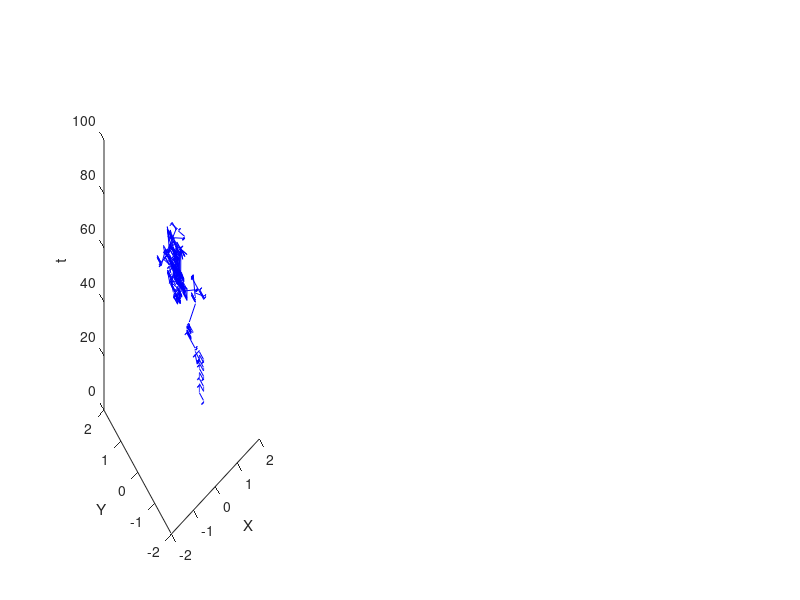

MATLAB code for this plot: (Note: this script raises an error after producing the figure.)
%% Import .csv File
clc, close all, clear all, format compact
track_cells = csvread("C1-movie-3_cp_masks_notdo3d-Coordinates.csv");

%% Analysis
clc, clearvars -except track_cells

id = 1;% cell number to analyse (out of 2)

figure

ii=1;
for M = [1,5,20]% Downsampling factor
    
    if(id==2)
        M = 2*M;% values are spaced in this column
    end


    x_1 = track_cells(1:M:end,3*id-1);% x position of cell id
    y_1 = track_cells(1:M:end,3*id);% y position of cell id
    
    xnorm_1 = zscore(x_1);% normalised data
    ynorm_1 = zscore(y_1);

    N = length(xnorm_1);
    t = linspace(0,100,N);

%     subplot(1,3,ii)
%     plot(x1,y1,'b');% Plot 2D path
%     xlabel("X"),ylabel("Y")
%     title("2D path of cell 1: M="+M)
%     grid minor
    
    subplot(1,3,ii)
    plot3(xnorm_1,ynorm_1,t,'b');% Plot 2D path through time
    xlabel("X"),ylabel("Y"),zlabel("t")
    title("Normalised 2D path of cell "+id+": M="+M)
    grid minor

    ii = ii+1;
end

%% Deep Analysis

id = 1;

M = 1
if(id==2)
    M = 2*M;% values are spaced in this column
end

x_1 = track_cells(1:M:end,3*id-1);% x position of cell 1
y_1 = track_cells(1:M:end,3*id);% y position of cell 1

xnorm_1 = zscore(x_1);% normalised data
ynorm_1 = zscore(y_1);



%% Plot Autocorrelation function of data
figure

% x positions
subplot(2,2,1)
[Rx lags] = xcorr(x_1,'unbiased');
stem(lags,Rx,'Marker','.')
xlabel("Correlation Lag (\tau)")
ylabel("Correlation")
title("ACF of posX: cell "+id)
grid minor
subplot(2,2,2)
[Rx lags] = xcorr(xnorm_1,'unbiased');
stem(lags,Rx,'Marker','.')
xlabel("Correlation Lag (\tau)")
ylabel("Correlation")
title("ACF of Normalized posX: cell "+id)
grid minor

% y positions
subplot(2,2,3)
[Ry lags] = xcorr(y_1,'unbiased');
stem(lags,Ry,'Marker','.')
xlabel("Correlation Lag (\tau)")
ylabel("Correlation")
title("ACF of posY: cell "+id)
grid minor
subplot(2,2,4)
[Ry lags] = xcorr(ynorm_1,'unbiased');
stem(lags,Ry,'Marker','.')
xlabel("Correlation Lag (\tau)")
ylabel("Correlation")
title("ACF of Normalized posY: cell "+id)
grid minor


%% Auto Regressive Modelling

% Yule Walker Coefficient Analysis
figure

% x positions
subplot(2,2,1)
for p=1:10
    [arcoefs, E, K] = aryule(x_1,p);
    plot(arcoefs(1:p+1),"DisplayName",num2str(p))
    hold on
end
axis([1 10.5 -2 1])
xlabel("AR Order p")
ylabel("Coefficients")
title("Yule Walker coefficients for posX (cell "+id+"): p=1-10")
grid minor
legend('show')
hold off
subplot(2,2,2)
for p=1:10
    [arcoefs, E, K] = aryule(x_1,p);
    plot(arcoefs(1:p+1),"DisplayName",num2str(p))
    hold on
end
axis([1 10.5 -2 1])
xlabel("AR Order p")
ylabel("Coefficients")
title("Yule Walker coefficients for Normalized posX (cell "+id+"): p=1-10")
grid minor
legend('show')
hold off


% y positions
subplot(2,2,3)
for p=1:10
    [arcoefs, E, K] = aryule(y_1,p);
    plot(arcoefs(1:p+1),"DisplayName",num2str(p))
    hold on
end
axis([1 10.5 -2 1])
xlabel("AR Order p")
ylabel("Coefficients")
title("Yule Walker coefficients for posY (cell "+id+"): p=1-10")
grid minor
legend('show')
hold off
subplot(2,2,4)
for p=1:10
    [arcoefs, E, K] = aryule(ynorm_1,p);
    plot(arcoefs(1:p+1),"DisplayName",num2str(p))
    hold on
end
axis([1 10.5 -2 1])
xlabel("AR Order p")
ylabel("Coefficients")
title("Yule Walker coefficients for Normalized posY (cell "+id+"): p=1-10")
grid minor
legend('show')
hold off

%% Partial Autocorrelation Function 
N = length(x_1);
conf = sqrt(2)*erfinv(0.95)/sqrt(N);

figure

% x positions
subplot(2,2,1)
[arcoefs, E, K] = aryule(x_1,10);
stem(-K,"filled");
xlabel("Correlation Lag")
ylabel("Correlation")
title("Partial ACF for posX: cell "+id)
xlim([1 10])
ylim([-1 1])
hold on
plot(xlim,[1 1]'*[-conf conf],'r','LineStyle','--')
hold off
grid minor

subplot(2,2,2)
[arcoefs, E, K] = aryule(xnorm_1,10);
stem(-K,"filled");
xlabel("Correlation Lag")
ylabel("Correlation")
title("Partial ACF for Normalized posX: cell "+id)
xlim([1 10])
ylim([-1 1])
hold on
plot(xlim,[1 1]'*[-conf conf],'r','LineStyle','--')
hold off
grid minor


% y positions
subplot(2,2,3)
[arcoefs, E, K] = aryule(y_1,10);
stem(-K,"filled");
xlabel("Correlation Lag")
ylabel("Correlation")
title("Partial ACF for posY: cell "+id)
xlim([1 10])
ylim([-1 1])
hold on
plot(xlim,[1 1]'*[-conf conf],'r','LineStyle','--')
hold off
grid minor

subplot(2,2,4)
[arcoefs, E, K] = aryule(ynorm_1,10);
stem(-K,"filled");
xlabel("Correlation Lag")
ylabel("Correlation")
title("Partial ACF for Normalized posY: cell "+id)
xlim([1 10])
ylim([-1 1])
hold on
plot(xlim,[1 1]'*[-conf conf],'r','LineStyle','--')
hold off
grid minor


%% MDL, ACI, ACI_c, Cumulative Error Analysis
for p=1:10

    [ar, E, K] = aryule(y_1,p);
    x_ar(:,p) = filter(E^(1/2),ar,y_1);   
end

err = zeros(N,10);
err(1,:) = (x_ar(1,:)-y_1(1)).^2;

for i=2:N
    err(i,:) = err(i-1,:) + (x_ar(i,:)-y_1(i)).^2;
end

MDL = log(err(N,(1:10))) + (1:10)*log(N)/N;
AIC = log(err(N,(1:10))) + (1:10)*2/N;
AIC_c = zeros(1,10);

for p=1:10
    AIC_c(p) = AIC(p) + (2*p)*(p+1)/(N-p-1);
end

figure
plot(MDL)
hold on 
plot(AIC)
plot(AIC_c)
plot(log(err(N,:)))
axis([0 10 -inf inf])
xlabel("Model Order p")
ylabel("Magnitude")
title("MDL, AIC and AIC_{c} for posY: cell "+id)
legend("MDL","AIC","AIC_{c}","Cumulative Error Squared")
grid minor
hold off